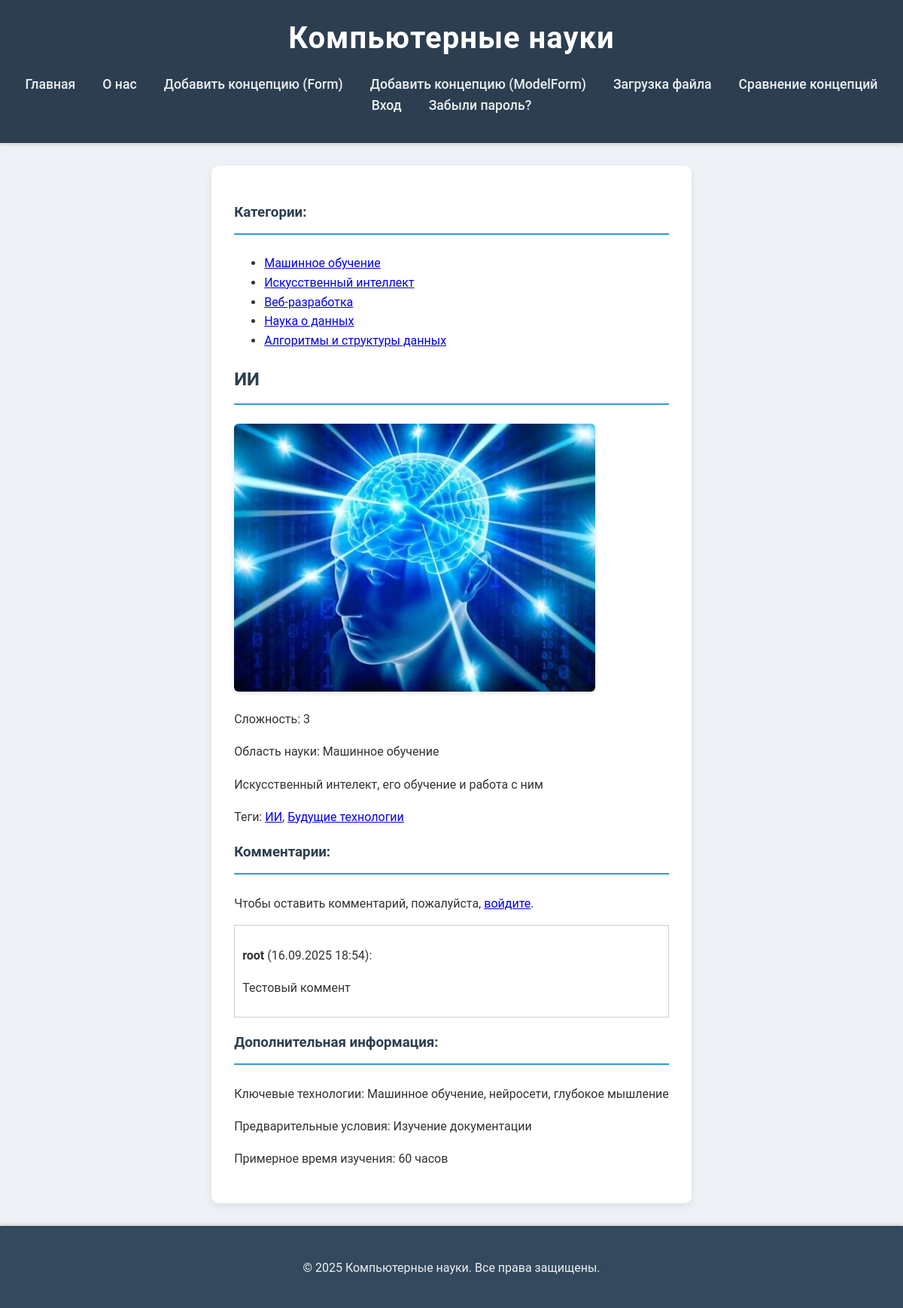
/concepts/ai/, run on the app's committed database.
### cs/models.py (models this page shows, shortened)
class FieldOfStudy(models.Model):
    name = models.CharField(max_length=255, verbose_name="Область науки")
    slug = models.SlugField(max_length=255, unique=True, db_index=True, verbose_name="URL")
    description = models.TextField(blank=True, verbose_name="Описание области")
    class Meta:
        verbose_name = "Область науки"
        verbose_name_plural = "Области науки"

class ComputerScienceConcept(models.Model):
    class Status(models.IntegerChoices):
        DRAFT = 0, 'Черновик'
        PUBLISHED = 1, 'Опубликовано'
    title = models.CharField(max_length=255, verbose_name="Название концепции")
    slug = models.SlugField(max_length=255, unique=True, db_index=True, verbose_name="URL")
    description = models.TextField(blank=True, verbose_name="Описание")
    difficulty = models.IntegerField(default=1, verbose_name="Сложность (от 1 до 5)") # Новое поле для сложности
    time_create = models.DateTimeField(auto_now_add=True, verbose_name="Время создания")
    time_update = models.DateTimeField(auto_now=True, verbose_name="Время обновления")
    is_published = models.BooleanField(choices=Status.choices, default=Status.DRAFT, verbose_name="Публикация")
    image = models.ImageField(upload_to='concept_images/%Y/%m/%d/', blank=True, null=True, verbose_name='Изображение')
    field_of_study = models.ForeignKey(
        FieldOfStudy,
        on_delete=models.CASCADE,
        related_name='concepts',
        verbose_name="Область науки",
        null=True,
        blank=True
    )
    objects = models.Manager()         # Стандартный менеджер
    published = PublishedManager()       # Пользовательский менеджер для опубликованных записей
    class Meta:
        permissions = [
            ('can_publish_concept', 'Может публиковать концепцию'),
        ]
        ordering = ['-time_create']
        indexes = [models.Index(fields=['-time_create'])]
        verbose_name = "Концепция компьютерных наук"
        verbose_name_plural = "Концепции компьютерных наук"

class Tag(models.Model):
    name = models.CharField(max_length=50, unique=True, verbose_name="Тег")
    slug = models.SlugField(max_length=50, unique=True, db_index=True, verbose_name="URL тега")
    class Meta:
        verbose_name = "Тег"
        verbose_name_plural = "Теги"
    def get_absolute_url(self):
        return reverse('cs:concepts_by_tag', kwargs={'tag_slug': self.slug})

class Comment(models.Model):
    concept   = models.ForeignKey(ComputerScienceConcept, on_delete=models.CASCADE, related_name='comments', verbose_name='Концепция')
    author  = models.ForeignKey(User, on_delete=models.CASCADE, related_name='comments', verbose_name='Автор')
    text    = models.TextField(verbose_name='Комментарий')
    created = models.DateTimeField(auto_now_add=True)
    class Meta:
        ordering = ['created']
        verbose_name = "Комментарий"
        verbose_name_plural = "Комментарии"

class ConceptDetail(models.Model):
    concept = models.OneToOneField(
        ComputerScienceConcept,
        on_delete=models.CASCADE,
        related_name='detail',
        verbose_name="Концепция"
    )
    core_technologies = models.TextField(blank=True, verbose_name="Ключевые технологии")
    prerequisites = models.TextField(blank=True, verbose_name="Предварительные условия")
    estimated_learning_time = models.PositiveIntegerField(verbose_name="Примерное время изучения (часы)", null=True, blank=True)
    class Meta:
        verbose_name = "Детали концепции"
        verbose_name_plural = "Детали концепций"

### cs/views.py (the view, shortened to what this page needs)
# urls.py: path('concepts/<slug:concept_slug>/', ConceptDetailView.as_view(), name='concept_detail'),
class ConceptDetailView(DataMixin, DetailView):
    model = ComputerScienceConcept
    template_name = 'cs/concept_detail.html'
    context_object_name = 'concept'
    slug_field = 'slug'
    slug_url_kwarg = 'concept_slug'
    def get_context_data(self, **kwargs):
        context = super().get_context_data(**kwargs)
        concept = self.get_object()
        context['title'] = concept.title
        context['comments'] = concept.comments.all()
        context['comment_form'] = CommentForm()
        return context

### cs/templatetags/cs_tags.py (called while the page is built)
@register.simple_tag()
def get_categories():
    return FieldOfStudy.objects.all() # Возвращаем все объекты FieldOfStudy

### cs/utils.py (called while the page is built, shortened)
    def get_context_data(self, *, object_list=None, **kwargs):
        context = super().get_context_data(object_list=object_list, **kwargs)
        context['menu'] = MENU
        if self.title:
            context['title'] = self.title
        paginator = context.get('paginator')
        page_obj = context.get('page_obj')
        return context

### cs/templates/cs/concept_detail.html (shortened to what this page needs)
{% extends 'cs/base.html' %}
{% block content %}
  <h2>{{ concept.title }}</h2>
  {% if concept.image %}
    <div style="margin-bottom: 1em;">
      <img src="{{ concept.image.url }}" alt="{{ concept.title }}" style="max-width:100%; height:auto;">
    </div>
  {% endif %}
  <p>Сложность: {{ concept.difficulty }}</p>
  {% if concept.field_of_study %}
    <p>Область науки: {{ concept.field_of_study.name }}</p>
  {% endif %}
  <div>
    {{ concept.description|linebreaks }}
  </div>
  {% if concept.tags.all %}
    <p>Теги:
      {% for tag in concept.tags.all %}
        <a href="{{ tag.get_absolute_url }}">{{ tag.name }}</a>{% if not forloop.last %}, {% endif %}
      {% endfor %}
    </p>
  {% endif %}
  <h3>Комментарии:</h3>
  {% if user.is_authenticated %}
    <form action="" method="post">
      {% csrf_token %}
      {{ comment_form.as_p }}
      <button type="submit">Отправить комментарий</button>
    </form>
  {% else %}
    <p>Чтобы оставить комментарий, пожалуйста, <a href="{% url 'users:login' %}">войдите</a>.</p>
  {% endif %}
  {% if comments %}
    {% for comment in comments %}
      <div style="border: 1px solid #ccc; padding: 10px; margin-bottom: 10px;">
        <p><strong>{{ comment.author.username }}</strong> ({{ comment.created|date:"d.m.Y H:i" }}):</p>
        <p>{{ comment.text|linebreaksbr }}</p>
      </div>
    {% endfor %}
  {% else %}
    <p>Пока нет комментариев.</p>
  {% endif %}
  {% if concept.detail %}
    <h3>Дополнительная информация:</h3>
    <p>Ключевые технологии: {{ concept.detail.core_technologies }}</p>
    <p>Предварительные условия: {{ concept.detail.prerequisites }}</p>
    <p>Примерное время изучения: {{ concept.detail.estimated_learning_time }} часов</p>
  {% endif %}
{% endblock %}

### cs/templates/cs/base.html (shortened to what this page needs)
{% load static %}
{% load cs_tags %}
<!DOCTYPE html>
<html lang="ru">
<head>
  <link rel="stylesheet" href="{% static 'cs/css/styles.css' %}">
</head>
<body>
  <header>
    <h1>{% block heading %}Компьютерные науки{% endblock %}</h1>
    <nav>
      <ul>
        <li><a href="{% url 'cs:home' %}">Главная</a></li>
        <li><a href="{% url 'cs:about' %}">О нас</a></li>
        <li><a href="{% url 'cs:add_concept_custom' %}">Добавить концепцию (Form)</a></li>
        <li><a href="{% url 'cs:add_concept_model' %}">Добавить концепцию (ModelForm)</a></li>
        <li><a href="{% url 'cs:upload_file' %}">Загрузка файла</a></li>
        <li><a href="{% url 'cs:compare' %}">Сравнение концепций</a></li>
        {% if user.is_authenticated %}
          <li><a href="{% url 'users:profile' %}">Профиль</a></li>
          <li><a href="{% url 'users:logout' %}">Выход</a></li>
        {% else %}
          <li><a href="{% url 'users:login' %}">Вход</a></li>
          <li><a href="{% url 'users:password_reset' %}">Забыли пароль?</a></li>
        {% endif %}
      </ul>
    </nav>
  </header>
  <div class="container">
    <div class="categories my-3">
      <h3>Категории:</h3>
      {% get_categories as cats %}
      <ul>
        {% for cat in cats %}
          <li><a href="{% url 'cs:field_of_study_detail' field_of_study_slug=cat.slug %}">{{ cat.name }}</a></li>
        {% endfor %}
      </ul>
    </div>
    <main>
      {% block content %}{% endblock %}
    </main>
  </div>
  <footer>
    <p>&copy; 2025 Компьютерные науки. Все права защищены.</p>
  </footer>
</body>
</html>

### cs/static/cs/css/styles.css (style rules this page uses)
html, body { height: 100%; margin: 0; }
body { font-family: 'Roboto', 'Segoe UI', Tahoma, Geneva, Verdana, sans-serif; line-height: 1.6; color: #333; background-color: #eef1f5; display: flex; flex-direction: column; }
.container { max-width: 1200px; margin: 30px auto; padding: 30px; background-color: #fff; border-radius: 10px; box-shadow: 0 4px 12px rgba(0, 0, 0, 0.08); flex-grow: 1; }
header { background-color: #2c3e50; color: #fff; padding: 1.2rem 0; text-align: center; box-shadow: 0 2px 5px rgba(0, 0, 0, 0.15); }
header h1 { margin: 0; font-size: 2.5em; letter-spacing: 1px; }
header nav ul { list-style-type: none; padding: 0; margin-top: 15px; display: flex; justify-content: center; flex-wrap: wrap; }
header nav ul li { margin: 0 18px; }
header nav ul li a { color: #ecf0f1; text-decoration: none; font-weight: 500; font-size: 1.1em; transition: color 0.3s ease, transform 0.2s ease; }
h2, h3 { color: #2c3e50; border-bottom: 2px solid #3498db; padding-bottom: 12px; margin-bottom: 25px; font-weight: 600; }
p { margin-bottom: 15px; line-height: 1.7; }
img { max-width: 100%; height: auto; border-radius: 6px; box-shadow: 0 2px 6px rgba(0, 0, 0, 0.1); }
footer { margin-top: auto; text-align: center; color: #7f8c8d; padding: 25px; background-color: #34495e; border-top: 1px solid #2c3e50; border-radius: 0; color: #ecf0f1; box-shadow: 0 -2px 5px rgba(0, 0, 0, 0.15); }

### data on the page
FieldOfStudy: name "Машинное обучение"
FieldOfStudy: name "Искусственный интеллект"
FieldOfStudy: name "Веб-разработка"
FieldOfStudy: name "Наука о данных"
FieldOfStudy: name "Алгоритмы и структуры данных"
ComputerScienceConcept: title "ИИ", image (picture), difficulty "3", field_of_study.name "Машинное обучение", description "Искусственный интелект, его обучение и работа с ним", detail.core_technologies "Машинное обучение, нейросети, глубокое мышление", detail.prerequisites "Изучение документации", detail.estimated_learning_time "60"
Tag: name "ИИ"
Tag: name "Будущие технологии"
Comment: author.username "root", created "16.09.2025 18:54", text "Тестовый коммент"
